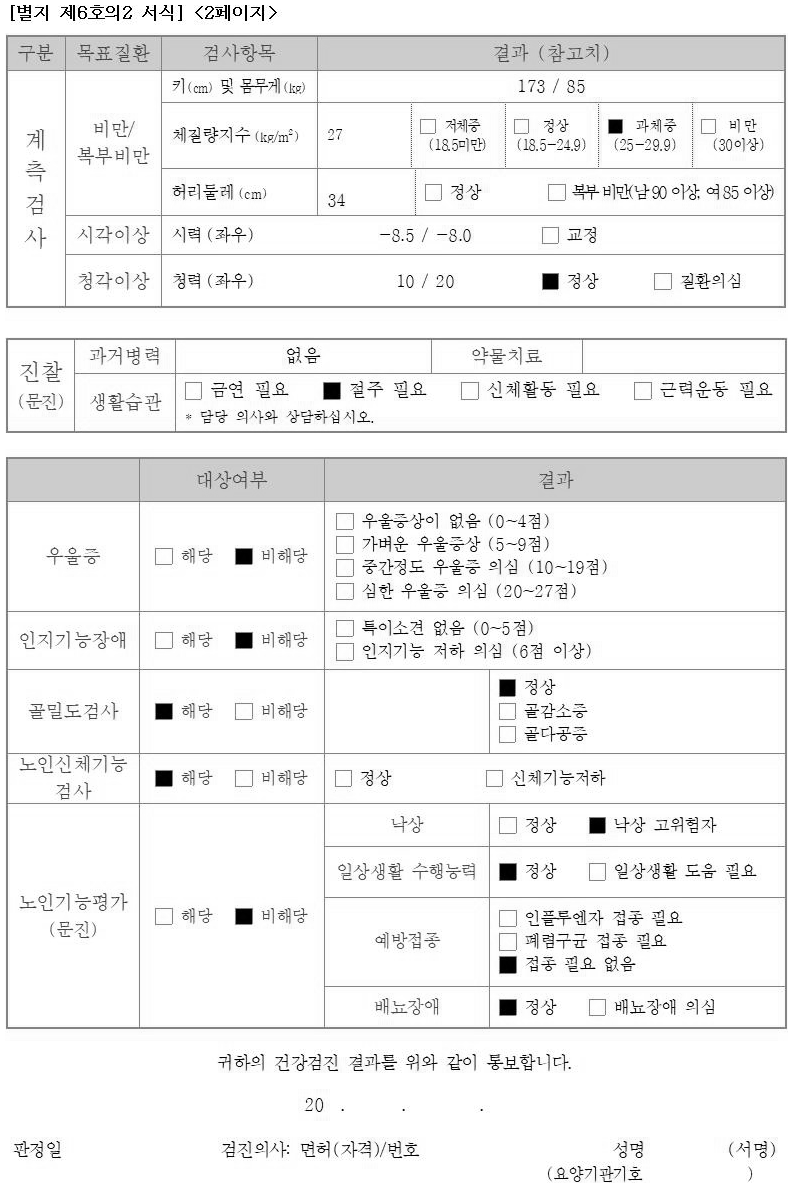
#> input picture table_ocr/ocr_data/test002.png, 793 x 1188 px, given in place of out.png, which was not available
$ python __main__.py out.png
#> lines starting #> are read from the running program, lines starting #| are printed output that depends on the picture; after the words box and inside, x2 and y2 are one past the last pixel; in counts of white or black regions, pixels touching at a corner belong together; pictures that were not available may be replaced by others from this repository, and a replacement may not be noted
#> in main, image is the input picture: shape (1188, 793); min 0, max 255, mean 240.9
### table_ocr/extract_tables/__init__.py
import os
import cv2

def find_tables(image):
    BLUR_KERNEL_SIZE = (17, 17)
    STD_DEV_X_DIRECTION = 0
    STD_DEV_Y_DIRECTION = 0
    blurred = cv2.GaussianBlur(image, BLUR_KERNEL_SIZE, STD_DEV_X_DIRECTION, STD_DEV_Y_DIRECTION)
    MAX_COLOR_VAL = 255
    BLOCK_SIZE = 15
    SUBTRACT_FROM_MEAN = -2

    img_bin = cv2.adaptiveThreshold(
        ~blurred,
        MAX_COLOR_VAL,
        cv2.ADAPTIVE_THRESH_MEAN_C,
        cv2.THRESH_BINARY,
        BLOCK_SIZE,
        SUBTRACT_FROM_MEAN,
    )
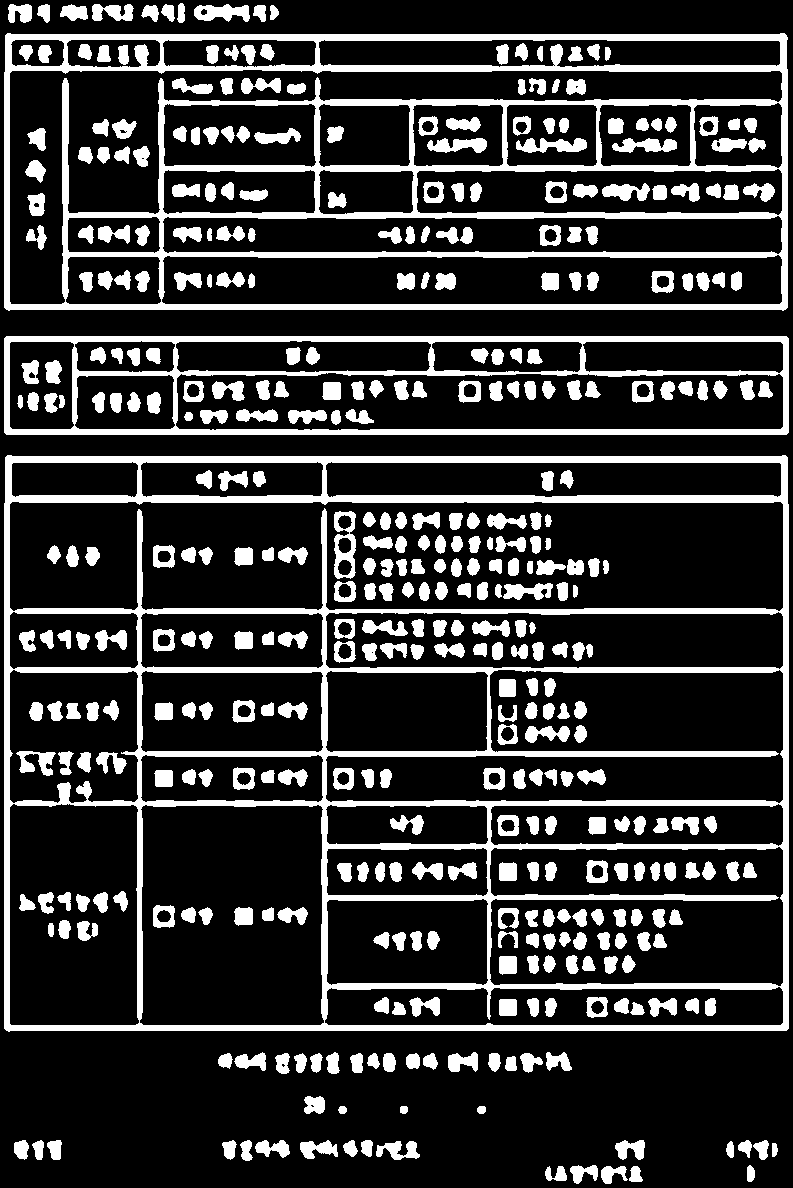
#> img_bin: shape (1188, 793); 21% white; 426 white regions, largest, box (x1, y1, x2, y2) and area: (4, 455, 789, 1032) 54360, (4, 33, 788, 311) 38737, (4, 336, 789, 435) 14564
    vertical = horizontal = img_bin.copy()
    SCALE = 5
    image_width, image_height = horizontal.shape
    horizontal_kernel = cv2.getStructuringElement(cv2.MORPH_RECT, (int(image_width / SCALE), 1))
    horizontally_opened = cv2.morphologyEx(img_bin, cv2.MORPH_OPEN, horizontal_kernel)
#> horizontally_opened: shape (1188, 793); 6.9% white; 20 white regions, largest, box (x1, y1, x2, y2) and area: (5, 456, 788, 463) 5152, (4, 1025, 789, 1031) 4704, (4, 304, 788, 310) 4698
    vertical_kernel = cv2.getStructuringElement(cv2.MORPH_RECT, (1, int(image_height / SCALE)))
    vertically_opened = cv2.morphologyEx(img_bin, cv2.MORPH_OPEN, vertical_kernel)
#> vertically_opened: shape (1188, 793); 1.7% white; 9 white regions, largest, box (x1, y1, x2, y2) and area: (4, 456, 10, 1033) 3404, (783, 456, 789, 1032) 3401, (322, 509, 327, 1032) 1961

    horizontally_dilated = cv2.dilate(horizontally_opened, cv2.getStructuringElement(cv2.MORPH_RECT, (40, 1)))
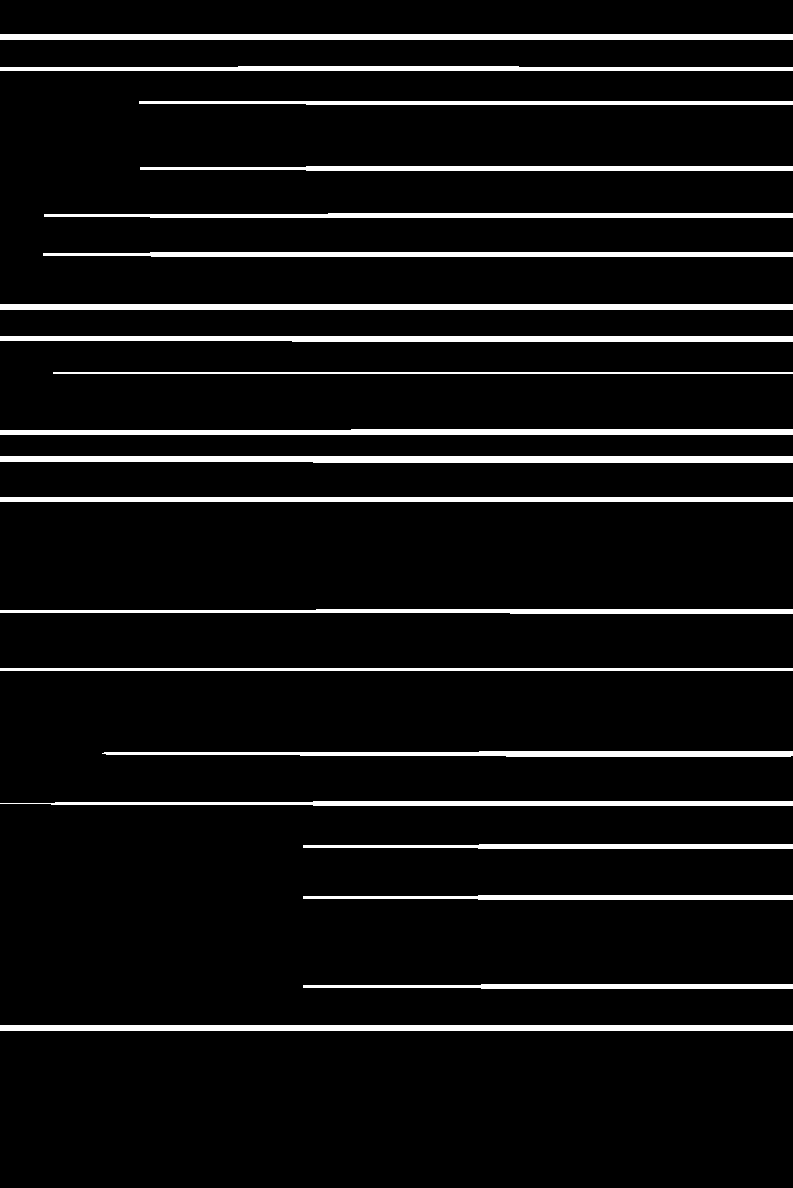
#> horizontally_dilated: shape (1188, 793); 7.2% white; 20 white regions, largest, box (x1, y1, x2, y2) and area: (0, 456, 793, 463) 5238, (0, 34, 793, 40) 4758, (0, 304, 793, 310) 4758
    vertically_dilated = cv2.dilate(vertically_opened, cv2.getStructuringElement(cv2.MORPH_RECT, (1, 60)))
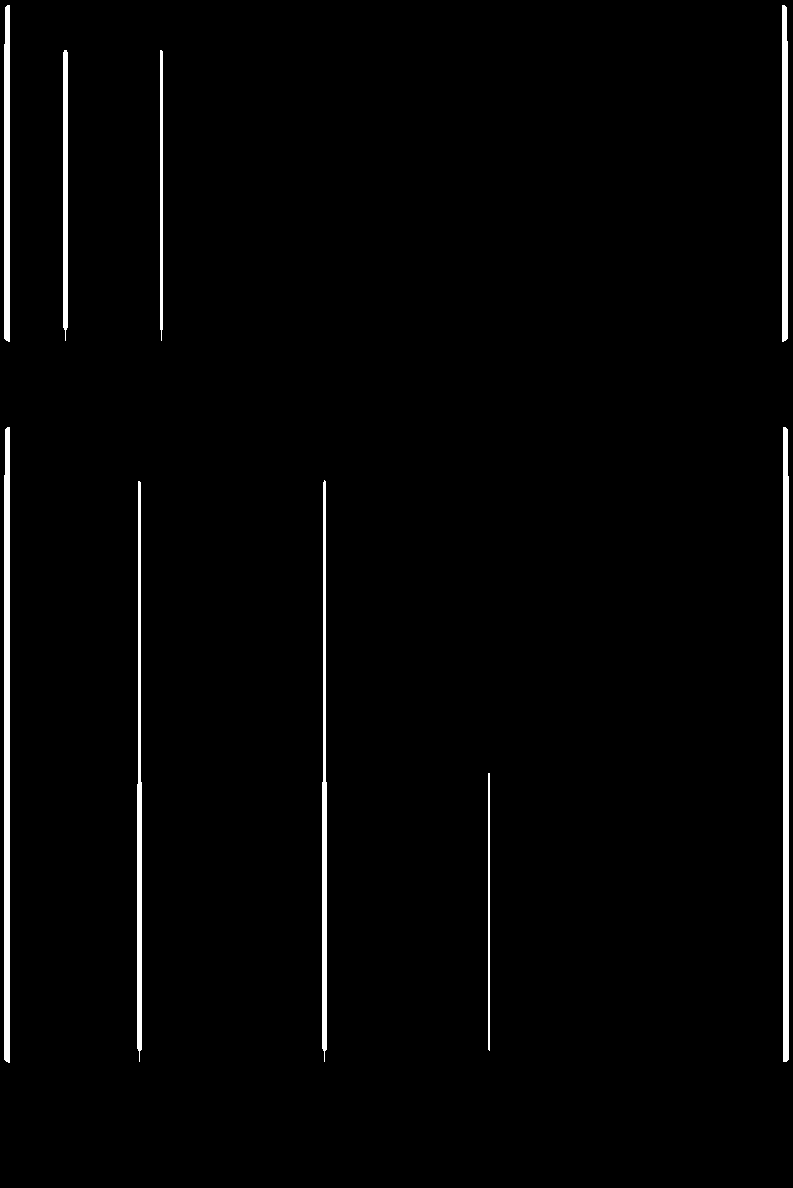
#> vertically_dilated: shape (1188, 793); 2% white; 9 white regions

    mask = horizontally_dilated + vertically_dilated
    contours, heirarchy = cv2.findContours(
        mask, cv2.RETR_EXTERNAL, cv2.CHAIN_APPROX_SIMPLE,
    )
#> contours = 3 contours; box (x1, y1, x2, y2) and area: (0, 427, 793, 1063) 471564, (0, 5, 793, 342) 240562, (53, 372, 793, 374) 739
#> (the rest of the program and of its run is left out)
